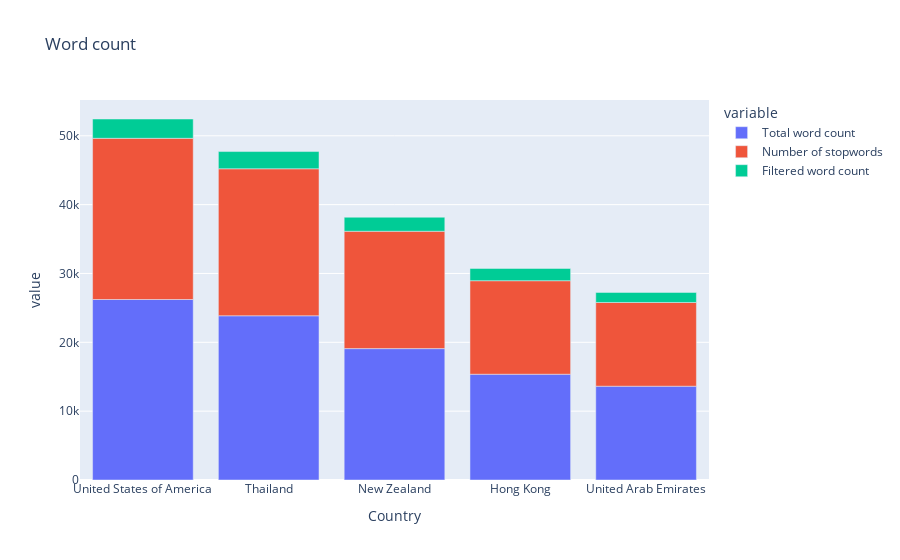

The code cell stored with this chart in its notebook:
### Code cell
fig = px.bar(dataFrame, x='Country', y=['Total word count', 'Number of stopwords', 'Filtered word count'], title='Word count')
fig.show()

### Figure 1 — Plotly figure (JSON) as saved in the notebook; plotly's stock layout.template omitted (floating-point values rounded to 4 significant figures)
{"data": [{"alignmentgroup": "True", "hovertemplate": "variable=Total word count<br>Country=%{x}<br>value=%{y}<extra></extra>", "legendgroup": "Total word count", "marker": {"color": "#636efa", "pattern": {"shape": ""}}, "name": "Total word count", "offsetgroup": "Total word count", "orientation": "v", "showlegend": true, "textposition": "auto", "type": "bar", "x": ["United States of America", "Thailand", "New Zealand", "Hong Kong", "United Arab Emirates"], "xaxis": "x", "y": [26220, 23855, 19086, 15365, 13624], "yaxis": "y"}, {"alignmentgroup": "True", "hovertemplate": "variable=Number of stopwords<br>Country=%{x}<br>value=%{y}<extra></extra>", "legendgroup": "Number of stopwords", "marker": {"color": "#EF553B", "pattern": {"shape": ""}}, "name": "Number of stopwords", "offsetgroup": "Number of stopwords", "orientation": "v", "showlegend": true, "textposition": "auto", "type": "bar", "x": ["United States of America", "Thailand", "New Zealand", "Hong Kong", "United Arab Emirates"], "xaxis": "x", "y": [23416, 21355, 17047, 13585, 12163], "yaxis": "y"}, {"alignmentgroup": "True", "hovertemplate": "variable=Filtered word count<br>Country=%{x}<br>value=%{y}<extra></extra>", "legendgroup": "Filtered word count", "marker": {"color": "#00cc96", "pattern": {"shape": ""}}, "name": "Filtered word count", "offsetgroup": "Filtered word count", "orientation": "v", "showlegend": true, "textposition": "auto", "type": "bar", "x": ["United States of America", "Thailand", "New Zealand", "Hong Kong", "United Arab Emirates"], "xaxis": "x", "y": [2804, 2500, 2039, 1780, 1461], "yaxis": "y"}], "layout": {"barmode": "relative", "legend": {"title": {"text": "variable"}, "tracegroupgap": 0}, "title": {"text": "Word count"}, "xaxis": {"anchor": "y", "domain": [0, 1], "title": {"text": "Country"}}, "yaxis": {"anchor": "x", "domain": [0, 1], "title": {"text": "value"}}}}
